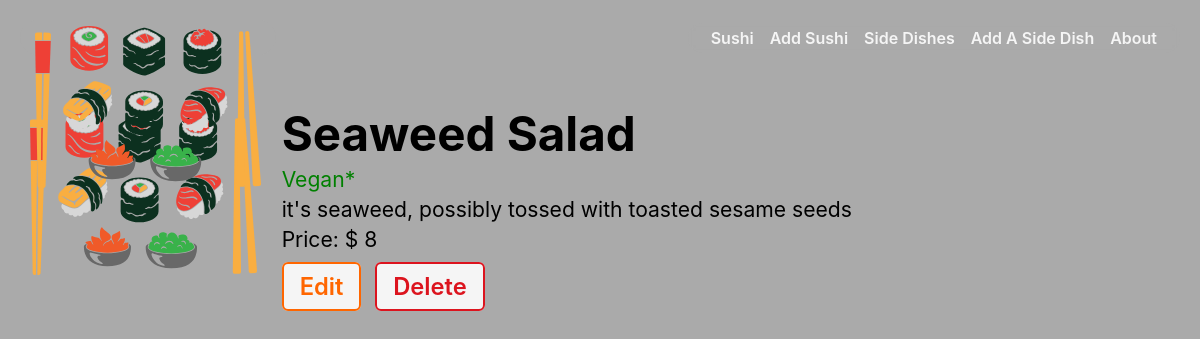
/sides/1/, run on the app's committed database.
### main_app/models.py (models this page shows, shortened)
class Side(models.Model):
  name = models.CharField(max_length=50)
  description = models.TextField(max_length=250)
  isVegan = models.BooleanField(default=False)
  price = models.IntegerField(default=6)

### main_app/views.py (the view)
# urls.py: path('sides/<int:pk>/', views.SideDetail.as_view(), name='sides_detail'),
class SideDetail(DetailView):
  model = Side

### main_app/templates/main_app/side_detail.html
{% extends 'base.html' %} {% load static %} {% block head %}
<link
  rel="stylesheet"
  type="text/css"
  href="{% static 'css/side-detail.css' %}"
/>
{% endblock %} {% block content %}
<section class="side-container">
  <div class="side-img">
    <img src="{% static 'images/sushi.svg' %}" alt="sushi logo icon" />
  </div>
  <div class="side-details">
    <h1>{{ side.name }}</h1>
    {% if side.isVegan %}
        <p style="color: green">Vegan*</p>
        <p>{{ side.description }}</p>
        {% else %}
        <p>{{ side.description }}</p>
        {% endif %}
    <p>Price: $ {{ side.price }}</p>
    <div class="side-actions">
      <a href="{% url 'side_update' side.id %}" class="btn warn">Edit</a>
      <a href="{% url 'side_delete' side.id %}" class="btn danger">Delete</a>
    </div>
  </div>
</section>
{% endblock %}

### main_app/static/css/base.css (style rules this page uses)
html { box-sizing: border-box; background: #AAA; }
*, *::before, *::after { box-sizing: inherit; }
:root { font-size: 82.5% }
body { margin: 0; display: flex; flex-direction: column; align-items: center; font-family: -apple-system, BlinkMacSystemFont, 'Segoe UI', 'Roboto', 'Oxygen', 'Ubuntu', 'Cantarell', 'Fira Sans', 'Droid Sans', 'Helvetica Neue', sans-serif; min-height: 100vh; --nav-bg: #AAA; --nav-bg-ff: #000; --borders: rgb(255, 102, 0) solid 2px; --text-color: rgb(245, 245, 245); --link-hover-color: rgb(255, 102, 0); --button-bg: rgb(245, 245, 245); --button-bg-hover: rgb(226, 226, 226); --submit: rgb(26, 128, 0); --warn: rgb(255, 102, 0); --danger: rgb(220, 20, 30); --secondary: rgb(57, 57, 57); --card-box-shadow: 5px 5px 6px -1px #AAA; --font-xtreme: 4.2rem; --font-xxl: 3.6rem; --font-xl: 2.4rem; --font-l: 1.8rem; --font-reg: 1.6rem; --card-border-radius: 6px; }
.btn { font-size: var(--font-l); padding: 8px 16px; border-radius: 6px; border-width: 2px; border-style: solid; text-decoration: none; background-color: var(--button-bg); font-weight: 600; cursor: pointer; font-family: inherit; margin-right: 10px; }
.warn { color: var(--warn); border-color: var(--warn); }
.danger { color: var(--danger); border-color: var(--danger); }

### main_app/static/css/side-detail.css (style rules this page uses)
.side-container { padding: 35px 30px; display: flex; flex-direction: column; align-items: center; justify-content: center; }
.side-img { width: 75%; max-width: 350px; }
.side-details { width: 98%; }
.side-actions { margin-top: 20px; }
.side-details h1 { font-size: var(--font-xxl); margin: 15px 0 3px; }
.side-details p { font-size: var(--font-reg); margin: 5px 0; }
@media only screen and (min-width: 768px) { .side-container { padding: 35px 30px; flex-direction: row; align-items: center; justify-content: start; } }
@media only screen and (min-width: 768px) { .side-img { width: 25%; max-width: 250px; margin-right: 25px; } }

### data on the page
Side: name "Seaweed Salad", description "it's seaweed, possibly tossed with toasted sesame seeds", price "8"
